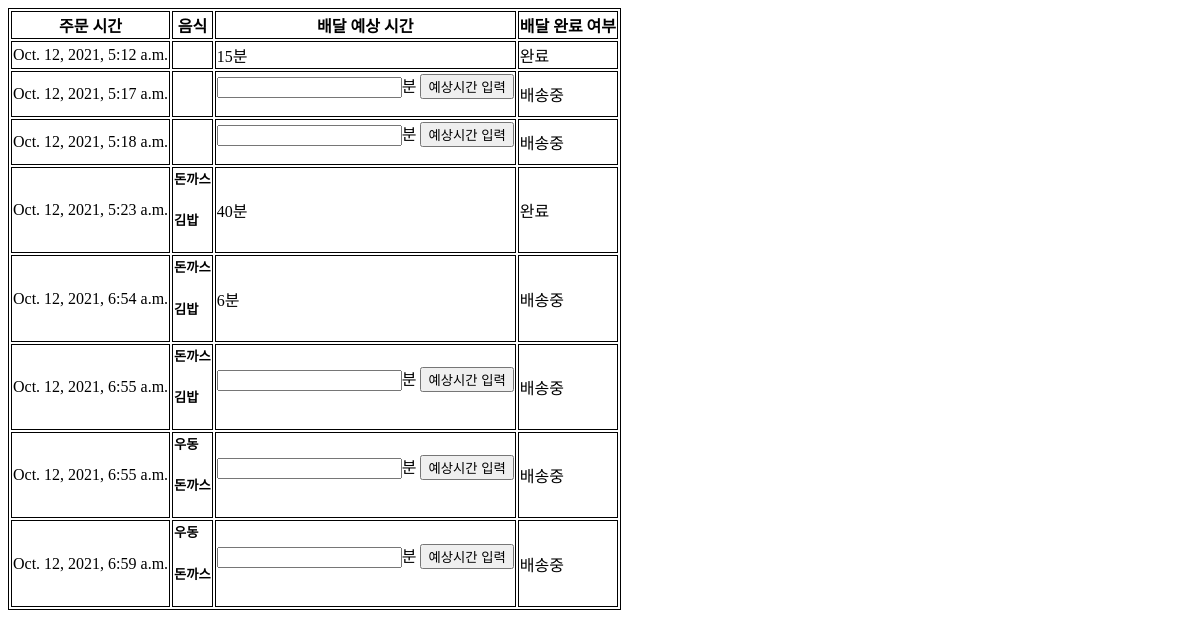
Page /boss/orders/2 on the earlier database version.
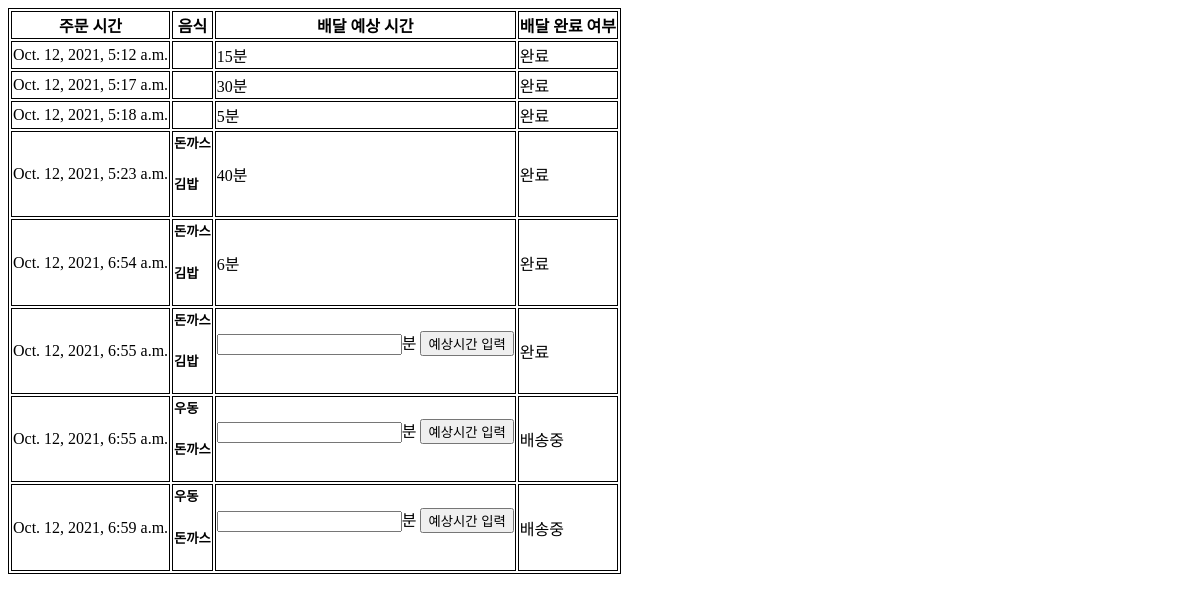
Same page on the later database version.
### order/models.py (models this page shows)
class Order(models.Model):
    shop = models.ForeignKey(Shop, on_delete=models.CASCADE)
    order_date = models.DateTimeField('date ordered')
    address = models.CharField(max_length=40)
    estimated_time = models.IntegerField(default=-1)
    deliver_finish = models.BooleanField(default=0)

### boss/views.py (the view)
# urls.py: path('orders/<int:shop>', views.order_list, name="order_list"),
@csrf_exempt
def order_list(request, shop):
    if request.method == 'GET':
     order_list = Order.objects.filter(shop=shop)
     return render(request, 'boss/order_list.html',{'order_list': order_list})
    else:
     return HttpResponse(status=404)

### boss/templates/boss/order_list.html (shortened to what this page needs)
<table style="border: 1px solid black;">
 <tr style="border: 1px solid black;">
    <th style="border: 1px solid black;">주문 시간</th>
    <th style="border: 1px solid black;">음식</th>
    <th style="border: 1px solid black;">배달 예상 시간</th>
    <th style="border: 1px solid black;">배달 완료 여부</th>
 </tr>
 {% for order in order_list %}
 <tr style="border: 1px solid black;">
    <td style="border: 1px solid black;">
        {{order.order_date}}
    </td>
    <td style="border: 1px solid black;">
        {% for food in order.orderfood_set.all %}
            <h5> {{food.food_name}} </h5>
        {% endfor %}
    </td>
    <td style="border: 1px solid black;">
        {% if order.estimated_time == -1 %}
            <form method="post" action="{% url 'timeinput' %}">
                <input type="number" name="estimated_time">분
                <input type="submit" value="예상시간 입력">
            </form>
        {% else %}
            {{order.estimated_time}}분
        {% endif %}
    </td>
    <td style="border: 1px solid black;">
        {% if order.deliver_finish == 0 %}
            배송중
        {% else %}
            완료
        {% endif %}
    </td>
 </tr>
 {% endfor %}
</table>

Differences in the rows shown:
changed Order "Oct. 12, 2021, 5:17 a.m.": estimated_time (not shown) → "30"; value "예상시간 입력" → (not shown); deliver_finish "배송중" → "완료"
changed Order "Oct. 12, 2021, 5:18 a.m.": estimated_time (not shown) → "5"; value "예상시간 입력" → (not shown); deliver_finish "배송중" → "완료"
changed Order "Oct. 12, 2021, 6:54 a.m.": deliver_finish "배송중" → "완료"
changed Order (number 6 of 8 on the later page): deliver_finish "배송중" → "완료"
